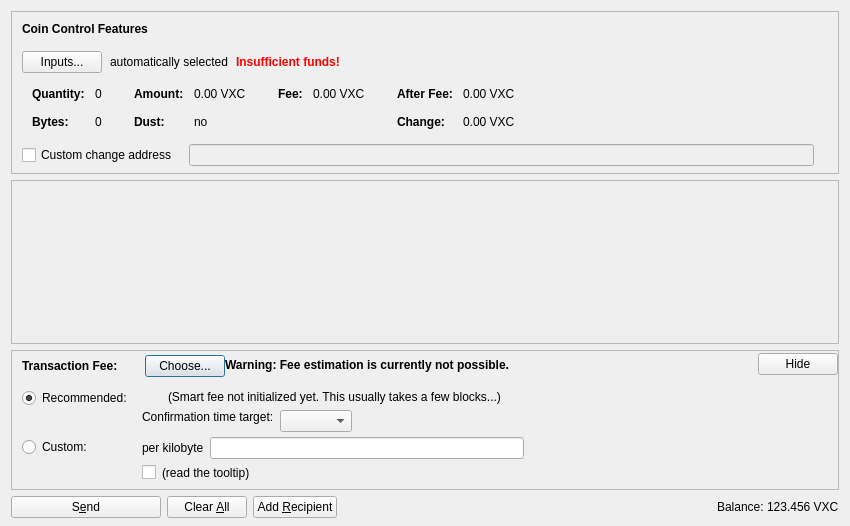
<?xml version="1.0" encoding="UTF-8"?>
<ui version="4.0">
 <class>SendCoinsDialog</class>
 <widget class="QDialog" name="SendCoinsDialog">
  <property name="geometry">
   <rect>
    <x>0</x>
    <y>0</y>
    <width>850</width>
    <height>526</height>
   </rect>
  </property>
  <property name="windowTitle">
   <string>Send Coins</string>
  </property>
  <layout class="QVBoxLayout" name="verticalLayout" stretch="0,1,0,0">
   <property name="bottomMargin">
    <number>8</number>
   </property>
   <item>
    <widget class="QFrame" name="frameCoinControl">
     <property name="sizePolicy">
      <sizepolicy hsizetype="Expanding" vsizetype="Expanding">
       <horstretch>0</horstretch>
       <verstretch>0</verstretch>
      </sizepolicy>
     </property>
     <property name="maximumSize">
      <size>
       <width>16777215</width>
       <height>16777215</height>
      </size>
     </property>
     <property name="frameShape">
      <enum>QFrame::StyledPanel</enum>
     </property>
     <property name="frameShadow">
      <enum>QFrame::Sunken</enum>
     </property>
     <layout class="QVBoxLayout" name="verticalLayoutCoinControl2">
      <property name="spacing">
       <number>0</number>
      </property>
      <property name="leftMargin">
       <number>0</number>
      </property>
      <property name="topMargin">
       <number>0</number>
      </property>
      <property name="rightMargin">
       <number>0</number>
      </property>
      <property name="bottomMargin">
       <number>6</number>
      </property>
      <item>
       <layout class="QVBoxLayout" name="verticalLayoutCoinControl" stretch="0,0,0,0,1">
        <property name="spacing">
         <number>0</number>
        </property>
        <property name="leftMargin">
         <number>10</number>
        </property>
        <property name="topMargin">
         <number>10</number>
        </property>
        <item>
         <layout class="QHBoxLayout" name="horizontalLayoutCoinControl1">
          <property name="bottomMargin">
           <number>15</number>
          </property>
          <item>
           <widget class="QLabel" name="labelCoinControlFeatures">
            <property name="sizePolicy">
             <sizepolicy hsizetype="Preferred" vsizetype="Maximum">
              <horstretch>0</horstretch>
              <verstretch>0</verstretch>
             </sizepolicy>
            </property>
            <property name="font">
             <font>
              <weight>75</weight>
              <bold>true</bold>
             </font>
            </property>
            <property name="styleSheet">
             <string notr="true">font-weight:bold;</string>
            </property>
            <property name="text">
             <string>Coin Control Features</string>
            </property>
           </widget>
          </item>
         </layout>
        </item>
        <item>
         <layout class="QHBoxLayout" name="horizontalLayoutCoinControl2" stretch="0,0,0,0">
          <property name="spacing">
           <number>8</number>
          </property>
          <property name="bottomMargin">
           <number>10</number>
          </property>
          <item>
           <widget class="QPushButton" name="pushButtonCoinControl">
            <property name="styleSheet">
             <string notr="true"/>
            </property>
            <property name="text">
             <string>Inputs...</string>
            </property>
            <property name="autoDefault">
             <bool>false</bool>
            </property>
           </widget>
          </item>
          <item>
           <widget class="QLabel" name="labelCoinControlAutomaticallySelected">
            <property name="text">
             <string>automatically selected</string>
            </property>
            <property name="margin">
             <number>5</number>
            </property>
           </widget>
          </item>
          <item>
           <widget class="QLabel" name="labelCoinControlInsuffFunds">
            <property name="font">
             <font>
              <weight>75</weight>
              <bold>true</bold>
             </font>
            </property>
            <property name="styleSheet">
             <string notr="true">color:red;font-weight:bold;</string>
            </property>
            <property name="text">
             <string>Insufficient funds!</string>
            </property>
            <property name="margin">
             <number>5</number>
            </property>
           </widget>
          </item>
          <item>
           <spacer name="horizontalSpacerCoinControl">
            <property name="orientation">
             <enum>Qt::Horizontal</enum>
            </property>
            <property name="sizeHint" stdset="0">
             <size>
              <width>40</width>
              <height>1</height>
             </size>
            </property>
           </spacer>
          </item>
         </layout>
        </item>
        <item>
         <widget class="QWidget" name="widgetCoinControl" native="true">
          <property name="sizePolicy">
           <sizepolicy hsizetype="Preferred" vsizetype="Preferred">
            <horstretch>0</horstretch>
            <verstretch>0</verstretch>
           </sizepolicy>
          </property>
          <property name="minimumSize">
           <size>
            <width>0</width>
            <height>0</height>
           </size>
          </property>
          <property name="styleSheet">
           <string notr="true"/>
          </property>
          <layout class="QHBoxLayout" name="horizontalLayoutCoinControl5">
           <property name="leftMargin">
            <number>0</number>
           </property>
           <property name="topMargin">
            <number>0</number>
           </property>
           <property name="rightMargin">
            <number>0</number>
           </property>
           <property name="bottomMargin">
            <number>0</number>
           </property>
           <item>
            <layout class="QHBoxLayout" name="horizontalLayoutCoinControl3" stretch="0,0,0,1">
             <property name="spacing">
              <number>20</number>
             </property>
             <property name="topMargin">
              <number>0</number>
             </property>
             <property name="bottomMargin">
              <number>10</number>
             </property>
             <item>
              <layout class="QFormLayout" name="formLayoutCoinControl1">
               <property name="horizontalSpacing">
                <number>10</number>
               </property>
               <property name="verticalSpacing">
                <number>14</number>
               </property>
               <property name="leftMargin">
                <number>10</number>
               </property>
               <property name="topMargin">
                <number>4</number>
               </property>
               <property name="rightMargin">
                <number>6</number>
               </property>
               <item row="0" column="0">
                <widget class="QLabel" name="labelCoinControlQuantityText">
                 <property name="font">
                  <font>
                   <weight>75</weight>
                   <bold>true</bold>
                  </font>
                 </property>
                 <property name="text">
                  <string>Quantity:</string>
                 </property>
                 <property name="margin">
                  <number>0</number>
                 </property>
                </widget>
               </item>
               <item row="0" column="1">
                <widget class="QLabel" name="labelCoinControlQuantity">
                 <property name="cursor">
                  <cursorShape>IBeamCursor</cursorShape>
                 </property>
                 <property name="contextMenuPolicy">
                  <enum>Qt::ActionsContextMenu</enum>
                 </property>
                 <property name="text">
                  <string notr="true">0</string>
                 </property>
                 <property name="margin">
                  <number>0</number>
                 </property>
                 <property name="textInteractionFlags">
                  <set>Qt::LinksAccessibleByMouse|Qt::TextSelectableByKeyboard|Qt::TextSelectableByMouse</set>
                 </property>
                </widget>
               </item>
               <item row="1" column="0">
                <widget class="QLabel" name="labelCoinControlBytesText">
                 <property name="font">
                  <font>
                   <weight>75</weight>
                   <bold>true</bold>
                  </font>
                 </property>
                 <property name="text">
                  <string>Bytes:</string>
                 </property>
                </widget>
               </item>
               <item row="1" column="1">
                <widget class="QLabel" name="labelCoinControlBytes">
                 <property name="cursor">
                  <cursorShape>IBeamCursor</cursorShape>
                 </property>
                 <property name="contextMenuPolicy">
                  <enum>Qt::ActionsContextMenu</enum>
                 </property>
                 <property name="text">
                  <string notr="true">0</string>
                 </property>
                 <property name="textInteractionFlags">
                  <set>Qt::LinksAccessibleByMouse|Qt::TextSelectableByKeyboard|Qt::TextSelectableByMouse</set>
                 </property>
                </widget>
               </item>
              </layout>
             </item>
             <item>
              <layout class="QFormLayout" name="formLayoutCoinControl2">
               <property name="horizontalSpacing">
                <number>10</number>
               </property>
               <property name="verticalSpacing">
                <number>14</number>
               </property>
               <property name="leftMargin">
                <number>6</number>
               </property>
               <property name="topMargin">
                <number>4</number>
               </property>
               <property name="rightMargin">
                <number>6</number>
               </property>
               <item row="0" column="0">
                <widget class="QLabel" name="labelCoinControlAmountText">
                 <property name="font">
                  <font>
                   <weight>75</weight>
                   <bold>true</bold>
                  </font>
                 </property>
                 <property name="text">
                  <string>Amount:</string>
                 </property>
                 <property name="margin">
                  <number>0</number>
                 </property>
                </widget>
               </item>
               <item row="0" column="1">
                <widget class="QLabel" name="labelCoinControlAmount">
                 <property name="cursor">
                  <cursorShape>IBeamCursor</cursorShape>
                 </property>
                 <property name="contextMenuPolicy">
                  <enum>Qt::ActionsContextMenu</enum>
                 </property>
                 <property name="text">
                  <string notr="true">0.00 VXC</string>
                 </property>
                 <property name="textInteractionFlags">
                  <set>Qt::LinksAccessibleByMouse|Qt::TextSelectableByKeyboard|Qt::TextSelectableByMouse</set>
                 </property>
                </widget>
               </item>
               <item row="1" column="0">
                <widget class="QLabel" name="labelCoinControlLowOutputText">
                 <property name="font">
                  <font>
                   <weight>75</weight>
                   <bold>true</bold>
                  </font>
                 </property>
                 <property name="text">
                  <string>Dust:</string>
                 </property>
                </widget>
               </item>
               <item row="1" column="1">
                <widget class="QLabel" name="labelCoinControlLowOutput">
                 <property name="cursor">
                  <cursorShape>IBeamCursor</cursorShape>
                 </property>
                 <property name="contextMenuPolicy">
                  <enum>Qt::ActionsContextMenu</enum>
                 </property>
                 <property name="text">
                  <string notr="true">no</string>
                 </property>
                 <property name="textInteractionFlags">
                  <set>Qt::LinksAccessibleByMouse|Qt::TextSelectableByKeyboard|Qt::TextSelectableByMouse</set>
                 </property>
                </widget>
               </item>
              </layout>
             </item>
             <item>
              <layout class="QFormLayout" name="formLayoutCoinControl3">
               <property name="horizontalSpacing">
                <number>10</number>
               </property>
               <property name="verticalSpacing">
                <number>14</number>
               </property>
               <property name="leftMargin">
                <number>6</number>
               </property>
               <property name="topMargin">
                <number>4</number>
               </property>
               <property name="rightMargin">
                <number>6</number>
               </property>
               <item row="0" column="0">
                <widget class="QLabel" name="labelCoinControlFeeText">
                 <property name="font">
                  <font>
                   <weight>75</weight>
                   <bold>true</bold>
                  </font>
                 </property>
                 <property name="text">
                  <string>Fee:</string>
                 </property>
                 <property name="margin">
                  <number>0</number>
                 </property>
                </widget>
               </item>
               <item row="0" column="1">
                <widget class="QLabel" name="labelCoinControlFee">
                 <property name="cursor">
                  <cursorShape>IBeamCursor</cursorShape>
                 </property>
                 <property name="contextMenuPolicy">
                  <enum>Qt::ActionsContextMenu</enum>
                 </property>
                 <property name="text">
                  <string notr="true">0.00 VXC</string>
                 </property>
                 <property name="textInteractionFlags">
                  <set>Qt::LinksAccessibleByMouse|Qt::TextSelectableByKeyboard|Qt::TextSelectableByMouse</set>
                 </property>
                </widget>
               </item>
              </layout>
             </item>
             <item>
              <layout class="QFormLayout" name="formLayoutCoinControl4">
               <property name="horizontalSpacing">
                <number>10</number>
               </property>
               <property name="verticalSpacing">
                <number>14</number>
               </property>
               <property name="leftMargin">
                <number>6</number>
               </property>
               <property name="topMargin">
                <number>4</number>
               </property>
               <property name="rightMargin">
                <number>6</number>
               </property>
               <item row="0" column="0">
                <widget class="QLabel" name="labelCoinControlAfterFeeText">
                 <property name="font">
                  <font>
                   <weight>75</weight>
                   <bold>true</bold>
                  </font>
                 </property>
                 <property name="text">
                  <string>After Fee:</string>
                 </property>
                 <property name="margin">
                  <number>0</number>
                 </property>
                </widget>
               </item>
               <item row="0" column="1">
                <widget class="QLabel" name="labelCoinControlAfterFee">
                 <property name="cursor">
                  <cursorShape>IBeamCursor</cursorShape>
                 </property>
                 <property name="contextMenuPolicy">
                  <enum>Qt::ActionsContextMenu</enum>
                 </property>
                 <property name="text">
                  <string notr="true">0.00 VXC</string>
                 </property>
                 <property name="textInteractionFlags">
                  <set>Qt::LinksAccessibleByMouse|Qt::TextSelectableByKeyboard|Qt::TextSelectableByMouse</set>
                 </property>
                </widget>
               </item>
               <item row="1" column="0">
                <widget class="QLabel" name="labelCoinControlChangeText">
                 <property name="font">
                  <font>
                   <weight>75</weight>
                   <bold>true</bold>
                  </font>
                 </property>
                 <property name="text">
                  <string>Change:</string>
                 </property>
                </widget>
               </item>
               <item row="1" column="1">
                <widget class="QLabel" name="labelCoinControlChange">
                 <property name="cursor">
                  <cursorShape>IBeamCursor</cursorShape>
                 </property>
                 <property name="contextMenuPolicy">
                  <enum>Qt::ActionsContextMenu</enum>
                 </property>
                 <property name="text">
                  <string notr="true">0.00 VXC</string>
                 </property>
                 <property name="textInteractionFlags">
                  <set>Qt::LinksAccessibleByMouse|Qt::TextSelectableByKeyboard|Qt::TextSelectableByMouse</set>
                 </property>
                </widget>
               </item>
              </layout>
             </item>
            </layout>
           </item>
          </layout>
         </widget>
        </item>
        <item>
         <layout class="QHBoxLayout" name="horizontalLayoutCoinControl4" stretch="0,0,0">
          <property name="spacing">
           <number>12</number>
          </property>
          <property name="sizeConstraint">
           <enum>QLayout::SetDefaultConstraint</enum>
          </property>
          <property name="topMargin">
           <number>5</number>
          </property>
          <property name="rightMargin">
           <number>5</number>
          </property>
          <item>
           <widget class="QCheckBox" name="checkBoxCoinControlChange">
            <property name="toolTip">
             <string>If this is activated, but the change address is empty or invalid, change will be sent to a newly generated address.</string>
            </property>
            <property name="text">
             <string>Custom change address</string>
            </property>
           </widget>
          </item>
          <item>
           <widget class="QValidatedLineEdit" name="lineEditCoinControlChange">
            <property name="enabled">
             <bool>false</bool>
            </property>
            <property name="sizePolicy">
             <sizepolicy hsizetype="Expanding" vsizetype="Fixed">
              <horstretch>0</horstretch>
              <verstretch>0</verstretch>
             </sizepolicy>
            </property>
           </widget>
          </item>
          <item>
           <widget class="QLabel" name="labelCoinControlChangeLabel">
            <property name="sizePolicy">
             <sizepolicy hsizetype="Preferred" vsizetype="Expanding">
              <horstretch>0</horstretch>
              <verstretch>0</verstretch>
             </sizepolicy>
            </property>
            <property name="minimumSize">
             <size>
              <width>0</width>
              <height>0</height>
             </size>
            </property>
            <property name="text">
             <string/>
            </property>
            <property name="margin">
             <number>3</number>
            </property>
           </widget>
          </item>
         </layout>
        </item>
        <item>
         <spacer name="verticalSpacerCoinControl">
          <property name="orientation">
           <enum>Qt::Vertical</enum>
          </property>
          <property name="sizeHint" stdset="0">
           <size>
            <width>800</width>
            <height>1</height>
           </size>
          </property>
         </spacer>
        </item>
       </layout>
      </item>
     </layout>
    </widget>
   </item>
   <item>
    <widget class="QScrollArea" name="scrollArea">
     <property name="widgetResizable">
      <bool>true</bool>
     </property>
     <widget class="QWidget" name="scrollAreaWidgetContents">
      <property name="geometry">
       <rect>
        <x>0</x>
        <y>0</y>
        <width>830</width>
        <height>104</height>
       </rect>
      </property>
      <layout class="QVBoxLayout" name="verticalLayout_2" stretch="0,1">
       <property name="leftMargin">
        <number>0</number>
       </property>
       <property name="topMargin">
        <number>0</number>
       </property>
       <property name="rightMargin">
        <number>0</number>
       </property>
       <property name="bottomMargin">
        <number>0</number>
       </property>
       <item>
        <layout class="QVBoxLayout" name="entries">
         <property name="spacing">
          <number>6</number>
         </property>
        </layout>
       </item>
       <item>
        <spacer name="verticalSpacer">
         <property name="orientation">
          <enum>Qt::Vertical</enum>
         </property>
         <property name="sizeHint" stdset="0">
          <size>
           <width>20</width>
           <height>40</height>
          </size>
         </property>
        </spacer>
       </item>
      </layout>
     </widget>
    </widget>
   </item>
   <item>
    <widget class="QFrame" name="frameFee">
     <property name="sizePolicy">
      <sizepolicy hsizetype="Expanding" vsizetype="Expanding">
       <horstretch>0</horstretch>
       <verstretch>0</verstretch>
      </sizepolicy>
     </property>
     <property name="maximumSize">
      <size>
       <width>16777215</width>
       <height>16777215</height>
      </size>
     </property>
     <property name="frameShape">
      <enum>QFrame::StyledPanel</enum>
     </property>
     <property name="frameShadow">
      <enum>QFrame::Sunken</enum>
     </property>
     <layout class="QVBoxLayout" name="verticalLayoutFee1">
      <property name="spacing">
       <number>0</number>
      </property>
      <property name="leftMargin">
       <number>0</number>
      </property>
      <property name="topMargin">
       <number>0</number>
      </property>
      <property name="rightMargin">
       <number>0</number>
      </property>
      <property name="bottomMargin">
       <number>0</number>
      </property>
      <item>
       <layout class="QVBoxLayout" name="verticalLayoutFee2" stretch="0,0,0">
        <property name="spacing">
         <number>0</number>
        </property>
        <property name="leftMargin">
         <number>10</number>
        </property>
        <property name="topMargin">
         <number>0</number>
        </property>
        <item>
         <layout class="QHBoxLayout" name="horizontalLayoutFee1">
          <property name="bottomMargin">
           <number>0</number>
          </property>
          <item>
           <layout class="QVBoxLayout" name="verticalLayoutFee7">
            <property name="spacing">
             <number>0</number>
            </property>
            <item>
             <spacer name="verticalSpacerSmartFee">
              <property name="orientation">
               <enum>Qt::Vertical</enum>
              </property>
              <property name="sizeType">
               <enum>QSizePolicy::Fixed</enum>
              </property>
              <property name="sizeHint" stdset="0">
               <size>
                <width>1</width>
                <height>4</height>
               </size>
              </property>
             </spacer>
            </item>
            <item>
             <layout class="QHBoxLayout" name="horizontalLayoutSmartFee">
              <property name="spacing">
               <number>10</number>
              </property>
              <item>
               <widget class="QLabel" name="labelFeeHeadline">
                <property name="sizePolicy">
                 <sizepolicy hsizetype="Preferred" vsizetype="Maximum">
                  <horstretch>0</horstretch>
                  <verstretch>0</verstretch>
                 </sizepolicy>
                </property>
                <property name="font">
                 <font>
                  <weight>75</weight>
                  <bold>true</bold>
                 </font>
                </property>
                <property name="styleSheet">
                 <string notr="true">font-weight:bold;</string>
                </property>
                <property name="text">
                 <string>Transaction Fee:</string>
                </property>
               </widget>
              </item>
              <item>
               <widget class="QLabel" name="labelFeeMinimized">
                <property name="text">
                 <string/>
                </property>
               </widget>
              </item>
              <item>
               <widget class="QPushButton" name="buttonChooseFee">
                <property name="text">
                 <string>Choose...</string>
                </property>
               </widget>
              </item>
             </layout>
            </item>
            <item>
             <spacer name="verticalSpacer_5">
              <property name="orientation">
               <enum>Qt::Vertical</enum>
              </property>
              <property name="sizeHint" stdset="0">
               <size>
                <width>1</width>
                <height>1</height>
               </size>
              </property>
             </spacer>
            </item>
           </layout>
          </item>
          <item>
           <widget class="QLabel" name="fallbackFeeWarningLabel">
            <property name="toolTip">
             <string>Using the fallbackfee can result in sending a transaction that will take several hours or days (or never) to confirm. Consider choosing your fee manually or wait until you have validated the complete chain.</string>
            </property>
            <property name="font">
            <font>
                <weight>75</weight>
                <bold>true</bold>
            </font>
            </property>
            <property name="text">
             <string>Warning: Fee estimation is currently not possible.</string>
            </property>
            <property name="wordWrap">
             <bool>false</bool>
            </property>
           </widget>
          </item>
          <item>
           <spacer name="horizontalSpacer_4">
            <property name="orientation">
             <enum>Qt::Horizontal</enum>
            </property>
            <property name="sizeType">
             <enum>QSizePolicy::MinimumExpanding</enum>
            </property>
            <property name="sizeHint" stdset="0">
             <size>
              <width>40</width>
              <height>20</height>
             </size>
            </property>
           </spacer>
          </item>
          <item>
           <widget class="QPushButton" name="buttonMinimizeFee">
            <property name="toolTip">
             <string>collapse fee-settings</string>
            </property>
            <property name="text">
             <string>Hide</string>
            </property>
           </widget>
          </item>
         </layout>
        </item>
        <item>
         <widget class="QFrame" name="frameFeeSelection">
          <layout class="QVBoxLayout" name="verticalLayoutFee12">
           <property name="spacing">
            <number>0</number>
           </property>
           <property name="leftMargin">
            <number>0</number>
           </property>
           <property name="topMargin">
            <number>0</number>
           </property>
           <property name="rightMargin">
            <number>0</number>
           </property>
           <property name="bottomMargin">
            <number>0</number>
           </property>
           <item>
            <layout class="QGridLayout" name="gridLayoutFee">
             <property name="topMargin">
              <number>10</number>
             </property>
             <property name="bottomMargin">
              <number>4</number>
             </property>
             <property name="horizontalSpacing">
              <number>10</number>
             </property>
             <property name="verticalSpacing">
              <number>4</number>
             </property>
             <item row="1" column="1">
              <layout class="QVBoxLayout" name="verticalLayoutFee8">
               <property name="spacing">
                <number>6</number>
               </property>
               <item>
                <layout class="QHBoxLayout" name="horizontalLayoutFee13">
                 <item>
                  <widget class="QLabel" name="labelCustomPerKilobyte">
                   <property name="toolTip">
                    <string>If the custom fee is set to 1000 satoshis and the transaction is only 250 bytes, then &quot;per kilobyte&quot; only pays 250 satoshis in fee, while &quot;total at least&quot; pays 1000 satoshis. For transactions bigger than a kilobyte both pay by kilobyte.</string>
                   </property>
                   <property name="text">
                    <string>per kilobyte</string>
                   </property>
                  </widget>
                 </item>
                 <item>
                  <widget class="BitcoinAmountField" name="customFee"/>
                 </item>
                 <item>
                  <spacer name="horizontalSpacer_6">
                   <property name="orientation">
                    <enum>Qt::Horizontal</enum>
                   </property>
                   <property name="sizeHint" stdset="0">
                    <size>
                     <width>1</width>
                     <height>1</height>
                    </size>
                   </property>
                  </spacer>
                 </item>
                </layout>
               </item>
               <item>
                <layout class="QHBoxLayout" name="horizontalLayoutFee8">
                 <item>
                  <widget class="QCheckBox" name="checkBoxMinimumFee">
                   <property name="toolTip">
                    <string>Paying only the minimum fee is just fine as long as there is less transaction volume than space in the blocks. But be aware that this can end up in a never confirming transaction once there is more demand for vexxacoin transactions than the network can process.</string>
                   </property>
                   <property name="text">
                    <string/>
                   </property>
                  </widget>
                 </item>
                 <item>
                  <widget class="QLabel" name="labelMinFeeWarning">
                   <property name="enabled">
                    <bool>true</bool>
                   </property>
                   <property name="toolTip">
                    <string>Paying only the minimum fee is just fine as long as there is less transaction volume than space in the blocks. But be aware that this can end up in a never confirming transaction once there is more demand for vexxacoin transactions than the network can process.</string>
                   </property>
                   <property name="text">
                    <string>(read the tooltip)</string>
                   </property>
                   <property name="margin">
                    <number>5</number>
                   </property>
                  </widget>
                 </item>
                 <item>
                  <spacer name="horizontalSpacer_2">
                   <property name="orientation">
                    <enum>Qt::Horizontal</enum>
                   </property>
                   <property name="sizeHint" stdset="0">
                    <size>
                     <width>1</width>
                     <height>1</height>
                    </size>
                   </property>
                  </spacer>
                 </item>
                </layout>
               </item>
              </layout>
             </item>
             <item row="0" column="0">
              <layout class="QVBoxLayout" name="verticalLayoutFee4" stretch="0,1">
               <item>
                <widget class="QRadioButton" name="radioSmartFee">
                 <property name="text">
                  <string>Recommended:</string>
                 </property>
                 <property name="checked">
                  <bool>true</bool>
                 </property>
                 <attribute name="buttonGroup">
                  <string notr="true">groupFee</string>
                 </attribute>
                </widget>
               </item>
               <item>
                <spacer name="verticalSpacer_2">
                 <property name="orientation">
                  <enum>Qt::Vertical</enum>
                 </property>
                 <property name="sizeHint" stdset="0">
                  <size>
                   <width>1</width>
                   <height>1</height>
                  </size>
                 </property>
                </spacer>
               </item>
              </layout>
             </item>
             <item row="1" column="0">
              <layout class="QVBoxLayout" name="verticalLayoutFee9" stretch="0,1">
               <item>
                <widget class="QRadioButton" name="radioCustomFee">
                 <property name="text">
                  <string>Custom:</string>
                 </property>
                 <attribute name="buttonGroup">
                  <string notr="true">groupFee</string>
                 </attribute>
                </widget>
               </item>
               <item>
                <spacer name="verticalSpacer_6">
                 <property name="orientation">
                  <enum>Qt::Vertical</enum>
                 </property>
                 <property name="sizeHint" stdset="0">
                  <size>
                   <width>1</width>
                   <height>1</height>
                  </size>
                 </property>
                </spacer>
               </item>
              </layout>
             </item>
             <item row="0" column="1">
              <layout class="QVBoxLayout" name="verticalLayoutFee3" stretch="0,0,1">
               <property name="spacing">
                <number>6</number>
               </property>
               <property name="topMargin">
                <number>2</number>
               </property>
               <item>
                <layout class="QHBoxLayout" name="horizontalLayoutFee12">
                 <item>
                  <widget class="QLabel" name="labelSmartFee">
                   <property name="text">
                    <string/>
                   </property>
                   <property name="margin">
                    <number>2</number>
                   </property>
                  </widget>
                 </item>
                 <item>
                  <widget class="QLabel" name="labelFeeEstimation">
                   <property name="text">
                    <string/>
                   </property>
                  </widget>
                 </item>
                 <item>
                  <widget class="QLabel" name="labelSmartFee2">
                   <property name="text">
                    <string>(Smart fee not initialized yet. This usually takes a few blocks...)</string>
                   </property>
                   <property name="margin">
                    <number>2</number>
                   </property>
                  </widget>
                 </item>
                 <item>
                  <spacer name="horizontalSpacer_5">
                   <property name="orientation">
                    <enum>Qt::Horizontal</enum>
                   </property>
                   <property name="sizeHint" stdset="0">
                    <size>
                     <width>1</width>
                     <height>1</height>
                    </size>
                   </property>
                  </spacer>
                 </item>
                </layout>
               </item>
               <item>
                <layout class="QHBoxLayout" name="horizontalLayoutFee9">
                 <item>
                  <layout class="QVBoxLayout" name="verticalLayoutFee6">
                   <item>
                    <widget class="QLabel" name="labelSmartFee3">
                     <property name="text">
                      <string>Confirmation time target:</string>
                     </property>
                     <property name="margin">
                      <number>2</number>
                     </property>
                    </widget>
                   </item>
                   <item>
                    <spacer name="verticalSpacer_3">
                     <property name="orientation">
                      <enum>Qt::Vertical</enum>
                     </property>
                     <property name="sizeHint" stdset="0">
                      <size>
                       <width>1</width>
                       <height>1</height>
                      </size>
                     </property>
                    </spacer>
                   </item>
                  </layout>
                 </item>
                 <item>
                  <layout class="QVBoxLayout" name="verticalLayoutFee5">
                   <property name="rightMargin">
                    <number>30</number>
                   </property>
                   <item>
                    <layout class="QHBoxLayout" name="horizontalLayoutConfTarget">
                     <property name="bottomMargin">
                      <number>0</number>
                     </property>
                     <item>
                      <widget class="QComboBox" name="confTargetSelector"/>
                     </item>
                     <item>
                      <spacer name="horizontalSpacerConfTarget">
                       <property name="orientation">
                        <enum>Qt::Horizontal</enum>
                       </property>
                       <property name="sizeHint" stdset="0">
                        <size>
                         <width>40</width>
                         <height>20</height>
                        </size>
                       </property>
                      </spacer>
                     </item>
                    </layout>
                   </item>
                  </layout>
                 </item>
                </layout>
               </item>
               <item>
                <spacer name="verticalSpacer_4">
                 <property name="orientation">
                  <enum>Qt::Vertical</enum>
                 </property>
                 <property name="sizeHint" stdset="0">
                  <size>
                   <width>1</width>
                   <height>1</height>
                  </size>
                 </property>
                </spacer>
               </item>
              </layout>
             </item>
            </layout>
           </item>
          </layout>
         </widget>
        </item>
        <item>
         <spacer name="verticalSpacerFee">
          <property name="orientation">
           <enum>Qt::Vertical</enum>
          </property>
          <property name="sizeHint" stdset="0">
           <size>
            <width>40</width>
            <height>5</height>
           </size>
          </property>
         </spacer>
        </item>
       </layout>
      </item>
     </layout>
    </widget>
   </item>
   <item>
    <layout class="QHBoxLayout" name="horizontalLayout">
     <item>
      <widget class="QPushButton" name="sendButton">
       <property name="minimumSize">
        <size>
         <width>150</width>
         <height>0</height>
        </size>
       </property>
       <property name="toolTip">
        <string>Confirm the send action</string>
       </property>
       <property name="text">
        <string>S&amp;end</string>
       </property>
       <property name="icon">
        <iconset resource="../bitcoin.qrc">
         <normaloff>:/icons/send</normaloff>:/icons/send</iconset>
       </property>
       <property name="autoDefault">
        <bool>false</bool>
       </property>
       <property name="default">
        <bool>false</bool>
       </property>
      </widget>
     </item>
     <item>
      <widget class="QPushButton" name="clearButton">
       <property name="sizePolicy">
        <sizepolicy hsizetype="Minimum" vsizetype="Fixed">
         <horstretch>0</horstretch>
         <verstretch>0</verstretch>
        </sizepolicy>
       </property>
       <property name="toolTip">
        <string>Clear all fields of the form.</string>
       </property>
       <property name="text">
        <string>Clear &amp;All</string>
       </property>
       <property name="icon">
        <iconset resource="../bitcoin.qrc">
         <normaloff>:/icons/remove</normaloff>:/icons/remove</iconset>
       </property>
       <property name="autoDefault">
        <bool>false</bool>
       </property>
      </widget>
     </item>
     <item>
      <widget class="QPushButton" name="addButton">
       <property name="toolTip">
        <string>Send to multiple recipients at once</string>
       </property>
       <property name="text">
        <string>Add &amp;Recipient</string>
       </property>
       <property name="icon">
        <iconset resource="../bitcoin.qrc">
         <normaloff>:/icons/add</normaloff>:/icons/add</iconset>
       </property>
       <property name="autoDefault">
        <bool>false</bool>
       </property>
      </widget>
     </item>
     <item>
      <spacer name="horizontalSpacer">
       <property name="orientation">
        <enum>Qt::Horizontal</enum>
       </property>
       <property name="sizeHint" stdset="0">
        <size>
         <width>40</width>
         <height>20</height>
        </size>
       </property>
      </spacer>
     </item>
     <item>
      <layout class="QHBoxLayout" name="horizontalLayout_2">
       <property name="spacing">
        <number>3</number>
       </property>
       <item>
        <widget class="QLabel" name="label">
         <property name="sizePolicy">
          <sizepolicy hsizetype="Preferred" vsizetype="Fixed">
           <horstretch>0</horstretch>
           <verstretch>0</verstretch>
          </sizepolicy>
         </property>
         <property name="text">
          <string>Balance:</string>
         </property>
        </widget>
       </item>
       <item>
        <widget class="QLabel" name="labelBalance">
         <property name="sizePolicy">
          <sizepolicy hsizetype="Preferred" vsizetype="Fixed">
           <horstretch>0</horstretch>
           <verstretch>0</verstretch>
          </sizepolicy>
         </property>
         <property name="cursor">
          <cursorShape>IBeamCursor</cursorShape>
         </property>
         <property name="text">
          <string notr="true">123.456 VXC</string>
         </property>
         <property name="textInteractionFlags">
          <set>Qt::LinksAccessibleByMouse|Qt::TextSelectableByKeyboard|Qt::TextSelectableByMouse</set>
         </property>
        </widget>
       </item>
      </layout>
     </item>
    </layout>
   </item>
  </layout>
 </widget>
 <customwidgets>
  <customwidget>
   <class>QValidatedLineEdit</class>
   <extends>QLineEdit</extends>
   <header>qvalidatedlineedit.h</header>
  </customwidget>
  <customwidget>
   <class>BitcoinAmountField</class>
   <extends>QLineEdit</extends>
   <header>bitcoinamountfield.h</header>
   <container>1</container>
  </customwidget>
 </customwidgets>
 <resources>
  <include location="../bitcoin.qrc"/>
 </resources>
 <connections/>
 <buttongroups>
  <buttongroup name="groupFee"/>
 </buttongroups>
</ui>
